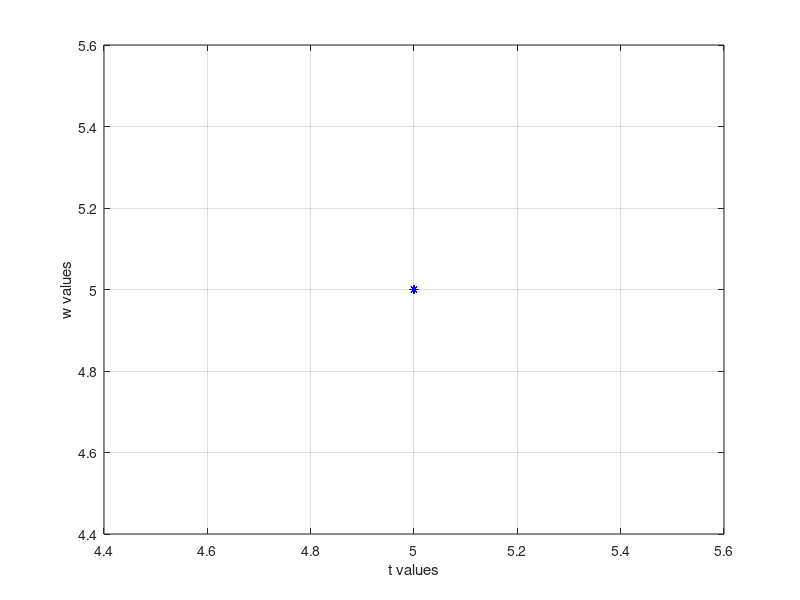

Recreate this plot in MATLAB.
% Runge-Kutta(Order 4) Algorithm
 % Approximate the solution to the initial-value problem
 % dy/dt=y-t^2+1 ; 0<=t<=2 ; y(0)=0.5;

 f = @(t,y) (y-t^2+1);
 a = input('Enter left end ponit, a:  ');
 b = input('Enter right end point, b:  ');
 n = input('Enter no. of subintervals, n: ');          % n=(b-a)/h
 alpha = input('Enter the initial condition, alpha:  ');

 h = (b-a)/n;
 t = a;
 w = alpha;
 fprintf('  t         w\n');
 fprintf('%5.3f %11.7f\n', t, w);

 for i = 1:n
   k1 = h*f(t,w);
   k2 = h*f(t+h/2.0, w+k1/2.0);
   k3 = h*f(t+h/2.0, w+k2/2.0);
   k4 = h*f(t+h,w+k3);
   w = w+(k1+2.0*(k2+k3)+k4)/6.0;
   t = a+i*h;
   fprintf('%5.3f %11.7f\n', t, w);
   plot(t,w,'b*'); grid on;
   xlabel('t values'); ylabel('w values');
   hold on;
 end
